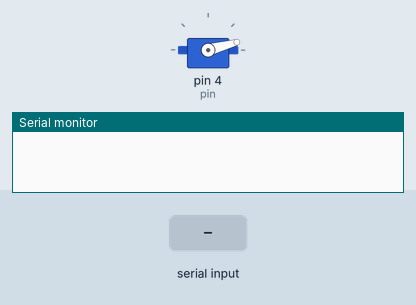
Recording of a sketch running on a simulated Arduino Uno, built with avr-gcc and run on an emulated ATmega328P. Shown: servo, the last lines printed to the serial monitor. The test bench sets the inputs (shaded band).

Above: at 1.2 s.
1.3 s: "90,45\n" received over Serial
At 1.9 s:
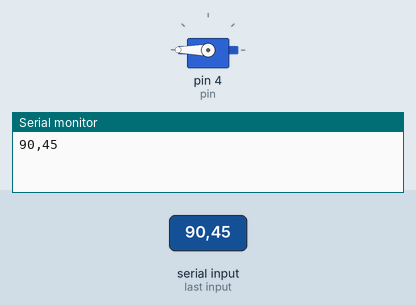
2.8 s: "5\n" received over Serial
At 4.0 s:
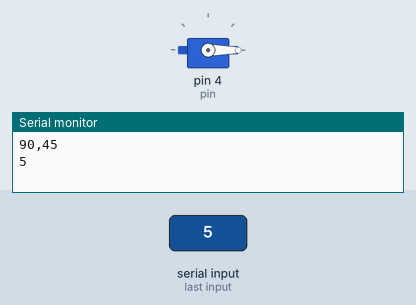
4.3 s: "30,150\n" received over Serial
At 5.3 s:
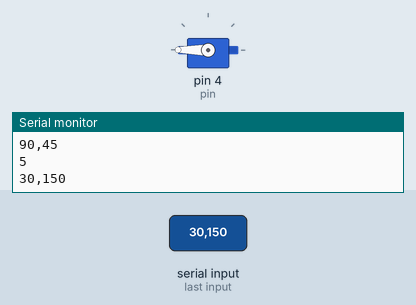
5.8 s: "90\n" received over Serial
At 6.5 s:
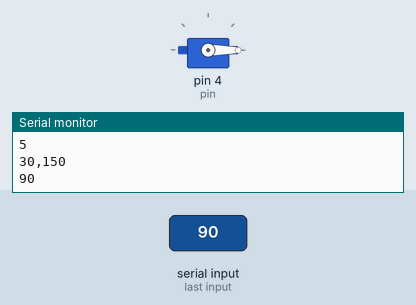
Timing chart, 0 to 8.3 s (numbered marks = the images above; inputs shaded):
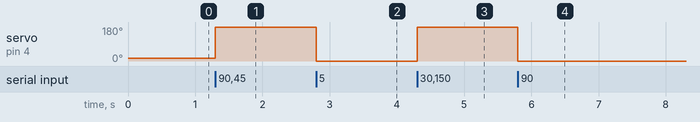

Measured:
- after the input at 1.3 s, servo on pin 4 (pin): 15° → 180° at once
- after the input at 2.8 s, servo on pin 4 (pin): 180° → 0° at once
- after the input at 4.3 s, servo on pin 4 (pin): 0° → 180° at once
- after the input at 5.8 s, servo on pin 4 (pin): 180° → 0° at once

The sketch:

controlMotorFirmware.ino
```cpp
#include <Servo.h>

#define MAX_SPEED 2000
#define MED_SPEED 1350
#define MIN_SPEED 700

Servo motor;
int pin = 4;
char num[2];
String speedOfMotor = "";
int i, j;
int motorSpeed = MIN_SPEED;

boolean isNum = false;

void setup(){
  Serial.begin(115200);
  i = 0;
  j = 0;
  motor.attach(pin);
}

void loop(){
  while(Serial.available() > 0){
    char c = Serial.read();
    if(c == '\n'){
       motorSpeed = speedOfMotor.toInt();
       speedOfMotor = "";
    }else{
      if(isDigit((int) c)){
        speedOfMotor += c;
      }
    }
    Serial.print(c);
  }
  motor.writeMicroseconds(motorSpeed);
//  Serial.println("No signal");
}
```
